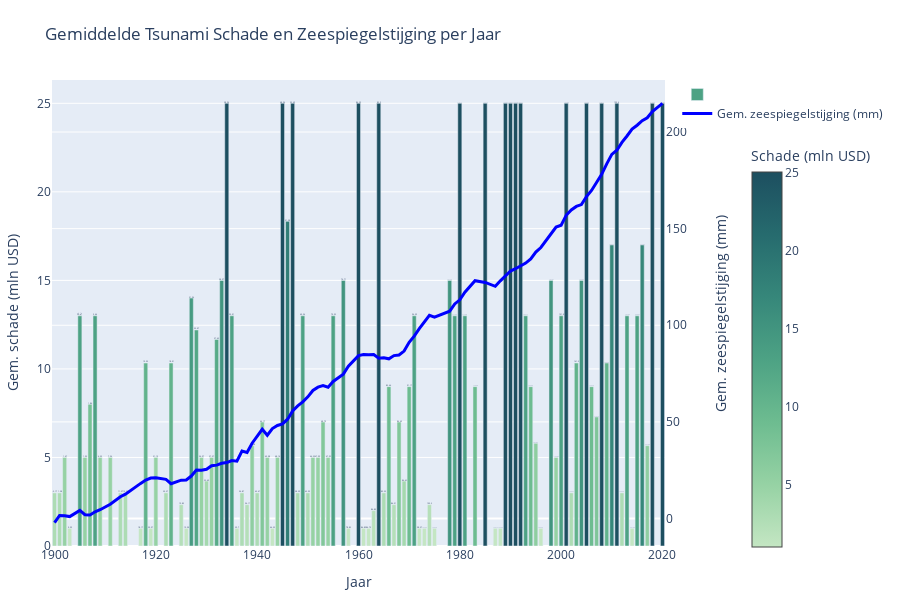

Notebook code cell kept with this figure:
### Markdown cell above
Op de wereldkaart is te zien dat de zwaarst getroffen gebieden zich vooral bevinden in kustregio’s zoals Zuidoost-Azië. Deze gebieden zijn vaak laaggelegen, dichtbevolkt en economisch kwetsbaar. Juist in zulke regio’s kan een relatief kleine verandering in zeeniveau grote gevolgen hebben. De kaart laat zien dat waar dit risico het grootst is, de schade ook het meest geconcentreerd voorkomt. Naarmate de zeespiegel stijgt, en de jaren toenemen, wordt de schade van tsunami's (in USD) steeds hoger.
Ook in Plot 3 wordt duidelijk hoe de financiële schade van tsunami’s door de jaren heen is toegenomen. In deze visualisatie zijn de jaarlijkse schadebedragen in USD weergegeven, waarbij opvalt dat vooral in de meer recente jaren de economische impact aanzienlijk hoger ligt. De extreem hoge schadebedragen van de tsunami’s in 2004 en 2011 zijn uit de grafiek verwijderd, omdat deze uitschieters de schaal zo beïnvloedden dat de overige gegevens minder goed zichtbaar werden.

### Code cell
import pandas as pd
import numpy as np
import plotly.graph_objects as go
import re

# ------- 1. Parser voor schadebedragen -------
def parse_damage(val):
    if pd.isna(val):
        return np.nan
    val = val.upper().strip()

    if 'BILLION' in val or 'B' in val:
        nums = re.findall(r'\d+\.?\d*', val)
        if nums:
            return float(nums[0]) * 1000
    elif 'MILLION' in val or 'M' in val:
        nums = re.findall(r'\d+\.?\d*', val)
        if nums:
            return float(nums[0])
    elif 'LIMITED' in val or 'LIITED' in val or '<$1' in val:
        return 0.5
    else:
        nums = re.findall(r'\d+\.?\d*', val)
        if nums:
            return float(nums[0])

    return np.nan

# ------- 2. Kolommen hernoemen & schade omzetten -------
merged = merged.rename(columns={
    'year': 'YEAR',
    'mmfrom1993-2008average': 'Sea_Level_Change_mm'
})

merged['Estimated_Damage_MillionUSD'] = merged['DAMAGE_TOTAL_DESCRIPTION'].apply(parse_damage)

# ------- 3. Gemiddelden per jaar berekenen -------
bubble_data = merged.groupby('YEAR').agg({
    'Sea_Level_Change_mm': 'mean',
    'Estimated_Damage_MillionUSD': 'mean',
    'DAMAGE_TOTAL_DESCRIPTION': 'count'
}).reset_index().rename(columns={'DAMAGE_TOTAL_DESCRIPTION': 'Tsunami_Count'})

# Filter voor geldige waarden en max schade 15 miljoen
bubble_data = bubble_data.dropna(subset=['Sea_Level_Change_mm', 'Estimated_Damage_MillionUSD'])
bubble_data = bubble_data[bubble_data['Estimated_Damage_MillionUSD'] <= 100]

# ------- 4. Plot met bar (schade) + lijn (zeespiegel) -------
fig = go.Figure()

# Bar voor schade met aangepaste hover info én verplaatste colorbar
fig.add_trace(go.Bar(
    x=bubble_data['YEAR'],
    y=bubble_data['Estimated_Damage_MillionUSD'],
    name='',
    marker=dict(
        color=bubble_data['Estimated_Damage_MillionUSD'],
        colorscale='blugrn',
        colorbar=dict(
            title='Schade (mln USD)',
            x=1.125,            # Iets naar rechts verplaatst
            y=0.425,             # Iets naar beneden (midden van de grafiek)
            xanchor='left',
            yanchor='middle',
            len=0.9           # Korte schaalbalk
        ),
        showscale=True
    ),
    hovertemplate=
        '<b>Jaar:</b> %{x}<br>'+
        '<b>Gem. schade:</b> %{y:.2f} mln USD<br>'+
        '<b>Aantal tsunami’s:</b> %{customdata}<br>'+
        '<b>Gem. zeespiegelstijging:</b> %{text:.2f} mm<br>',
    customdata=bubble_data['Tsunami_Count'],
    text=bubble_data['Sea_Level_Change_mm'],
))


# Lijn voor zeespiegel zonder markers, met eigen y-as
fig.add_trace(go.Scatter(
    x=bubble_data['YEAR'],
    y=bubble_data['Sea_Level_Change_mm'],
    name='Gem. zeespiegelstijging (mm)',
    yaxis='y2',
    mode='lines',  # alleen lijn, geen markers
    line=dict(color='blue', width=3),
    hoverinfo='none'  # hover info via bar, dus hier niet nodig
))

# Layout met twee y-assen
fig.update_layout(
    title='Gemiddelde Tsunami Schade en Zeespiegelstijging per Jaar',
    xaxis=dict(title='Jaar'),
    yaxis=dict(
        title='Gem. schade (mln USD)',
        rangemode='tozero'
    ),
yaxis2=dict(
    title='Gem. zeespiegelstijging (mm)',
    overlaying='y',
    side='right',
    rangemode='tozero',
    title_font=dict(
        size=14,
    ),
    title_standoff=30
),

    height=600,
    width=900,
    margin=dict(l=50, r=80, t=80, b=50)
)

fig.show()

### Figure 1 — Plotly figure (JSON) as saved in the notebook; plotly's stock layout.template omitted (floating-point values rounded to 4 significant figures)
{"data": [{"customdata": [2, 2, 1, 1, 2, 2, 4, 2, 2, 2, 2, 4, 3, 3, 1, 1, 2, 3, 3, 1, 4, 5, 2, 3, 1, 3, 2, 1, 2, 1, 2, 3, 6, 2, 4, 1, 1, 1, 1, 3, 1, 2, 2, 2, 1, 1, 4, 1, 2, 2, 2, 2, 1, 2, 4, 2, 4, 3, 3, 6, 3, 3, 2, 1, 1, 3, 1, 2, 5, 1, 2, 3, 2, 1, 1, 1, 1, 1, 2, 2, 3, 5, 3, 2, 1, 2, 2, 4, 3, 2, 1, 3, 7, 1, 3, 3, 1, 4, 2, 1, 2, 3, 6, 3, 1], "hovertemplate": "<b>Jaar:</b> %{x}<br><b>Gem. schade:</b> %{y:.2f} mln USD<br><b>Aantal tsunami’s:</b> %{customdata}<br><b>Gem. zeespiegelstijging:</b> %{text:.2f} mm<br>", "marker": {"color": [3.0, 3.0, 5.0, 1.0, 13.0, 5.0, 8.0, 13.0, 5.0, 5.0, 3.0, 3.0, 1.0, 10.33, 1.0, 5.0, 3.0, 10.33, 2.333, 1.0, 14.0, 12.2, 5.0, 3.667, 5.0, 11.67, 15.0, 25.0, 13.0, 1.0, 3.0, 2.333, 5.667, 3.0, 7.0, 5.0, 1.0, 5.0, 25.0, 18.33, 25.0, 3.0, 13.0, 3.0, 5.0, 5.0, 7.0, 5.0, 13.0, 15.0, 1.0, 25.0, 1.0, 1.0, 2.0, 25.0, 3.0, 9.0, 2.333, 7.0, 3.667, 9.0, 13.0, 1.0, 1.0, 2.333, 1.0, 15.0, 13.0, 25.0, 13.0, 9.0, 25.0, 1.0, 1.0, 25.0, 25.0, 25.0, 25.0, 13.0, 9.0, 5.8, 1.0, 15.0, 5.0, 13.0, 25.0, 3.0, 10.33, 15.0, 25.0, 9.0, 7.286, 25.0, 10.33, 17.0, 25.0, 3.0, 13.0, 1.0, 13.0, 17.0, 5.667, 25.0, 25.0], "colorbar": {"len": 0.9, "title": {"text": "Schade (mln USD)"}, "x": 1.125, "xanchor": "left", "y": 0.425, "yanchor": "middle"}, "colorscale": [[0, "rgb(196, 230, 195)"], [0.1667, "rgb(150, 210, 164)"], [0.3333, "rgb(109, 188, 144)"], [0.5, "rgb(77, 162, 132)"], [0.6667, "rgb(54, 135, 122)"], [0.8333, "rgb(38, 107, 110)"], [1, "rgb(29, 79, 96)"]], "showscale": true}, "name": "", "text": [-2.17, 1.58, 1.47, 0.99, 4.2, 1.95, 1.84, 3.46, 4.55, 7.36, 11.27, 12.59, 18.17, 19.92, 20.97, 21.13, 20.27, 18.01, 19.85, 19.98, 21.96, 25.07, 24.97, 25.49, 27.27, 27.62, 28.57, 28.96, 30.01, 29.7, 34.87, 34.17, 38.98, 42.67, 46.17, 43.08, 46.53, 48.14, 48.94, 51.38, 55.69, 58.29, 60.36, 62.95, 66.25, 67.99, 68.79, 67.93, 70.92, 74.71, 78.82, 84.29, 84.89, 84.73, 84.85, 82.9, 83.22, 82.64, 84.31, 84.63, 86.63, 91.17, 94.39, 98.27, 102.0, 105.2, 104.2, 107.3, 111.0, 113.2, 117.1, 123.1, 122.2, 120.2, 123.0, 125.5, 128.1, 129.3, 130.7, 132.2, 134.3, 137.9, 140.2, 147.5, 150.8, 151.8, 156.9, 159.7, 161.5, 162.5, 166.6, 169.8, 173.8, 178.1, 183.5, 188.4, 190.6, 194.6, 198.0, 201.5, 203.5, 205.9, 207.4, 210.6, 214.9], "type": "bar", "x": [1900, 1901, 1902, 1903, 1905, 1906, 1907, 1908, 1909, 1911, 1913, 1914, 1917, 1918, 1919, 1920, 1922, 1923, 1925, 1926, 1927, 1928, 1929, 1930, 1931, 1932, 1933, 1934, 1935, 1936, 1937, 1938, 1939, 1940, 1941, 1942, 1943, 1944, 1945, 1946, 1947, 1948, 1949, 1950, 1951, 1952, 1953, 1954, 1955, 1957, 1958, 1960, 1961, 1962, 1963, 1964, 1965, 1966, 1967, 1968, 1969, 1970, 1971, 1972, 1973, 1974, 1975, 1978, 1979, 1980, 1981, 1983, 1985, 1987, 1988, 1989, 1990, 1991, 1992, 1993, 1994, 1995, 1996, 1998, 1999, 2000, 2001, 2002, 2003, 2004, 2005, 2006, 2007, 2008, 2009, 2010, 2011, 2012, 2013, 2014, 2015, 2016, 2017, 2018, 2020], "y": [3.0, 3.0, 5.0, 1.0, 13.0, 5.0, 8.0, 13.0, 5.0, 5.0, 3.0, 3.0, 1.0, 10.33, 1.0, 5.0, 3.0, 10.33, 2.333, 1.0, 14.0, 12.2, 5.0, 3.667, 5.0, 11.67, 15.0, 25.0, 13.0, 1.0, 3.0, 2.333, 5.667, 3.0, 7.0, 5.0, 1.0, 5.0, 25.0, 18.33, 25.0, 3.0, 13.0, 3.0, 5.0, 5.0, 7.0, 5.0, 13.0, 15.0, 1.0, 25.0, 1.0, 1.0, 2.0, 25.0, 3.0, 9.0, 2.333, 7.0, 3.667, 9.0, 13.0, 1.0, 1.0, 2.333, 1.0, 15.0, 13.0, 25.0, 13.0, 9.0, 25.0, 1.0, 1.0, 25.0, 25.0, 25.0, 25.0, 13.0, 9.0, 5.8, 1.0, 15.0, 5.0, 13.0, 25.0, 3.0, 10.33, 15.0, 25.0, 9.0, 7.286, 25.0, 10.33, 17.0, 25.0, 3.0, 13.0, 1.0, 13.0, 17.0, 5.667, 25.0, 25.0]}, {"hoverinfo": "none", "line": {"color": "blue", "width": 3}, "mode": "lines", "name": "Gem. zeespiegelstijging (mm)", "type": "scatter", "x": [1900, 1901, 1902, 1903, 1905, 1906, 1907, 1908, 1909, 1911, 1913, 1914, 1917, 1918, 1919, 1920, 1922, 1923, 1925, 1926, 1927, 1928, 1929, 1930, 1931, 1932, 1933, 1934, 1935, 1936, 1937, 1938, 1939, 1940, 1941, 1942, 1943, 1944, 1945, 1946, 1947, 1948, 1949, 1950, 1951, 1952, 1953, 1954, 1955, 1957, 1958, 1960, 1961, 1962, 1963, 1964, 1965, 1966, 1967, 1968, 1969, 1970, 1971, 1972, 1973, 1974, 1975, 1978, 1979, 1980, 1981, 1983, 1985, 1987, 1988, 1989, 1990, 1991, 1992, 1993, 1994, 1995, 1996, 1998, 1999, 2000, 2001, 2002, 2003, 2004, 2005, 2006, 2007, 2008, 2009, 2010, 2011, 2012, 2013, 2014, 2015, 2016, 2017, 2018, 2020], "y": [-2.17, 1.58, 1.47, 0.99, 4.2, 1.95, 1.84, 3.46, 4.55, 7.36, 11.27, 12.59, 18.17, 19.92, 20.97, 21.13, 20.27, 18.01, 19.85, 19.98, 21.96, 25.07, 24.97, 25.49, 27.27, 27.62, 28.57, 28.96, 30.01, 29.7, 34.87, 34.17, 38.98, 42.67, 46.17, 43.08, 46.53, 48.14, 48.94, 51.38, 55.69, 58.29, 60.36, 62.95, 66.25, 67.99, 68.79, 67.93, 70.92, 74.71, 78.82, 84.29, 84.89, 84.73, 84.85, 82.9, 83.22, 82.64, 84.31, 84.63, 86.63, 91.17, 94.39, 98.27, 102.0, 105.2, 104.2, 107.3, 111.0, 113.2, 117.1, 123.1, 122.2, 120.2, 123.0, 125.5, 128.1, 129.3, 130.7, 132.2, 134.3, 137.9, 140.2, 147.5, 150.8, 151.8, 156.9, 159.7, 161.5, 162.5, 166.6, 169.8, 173.8, 178.1, 183.5, 188.4, 190.6, 194.6, 198.0, 201.5, 203.5, 205.9, 207.4, 210.6, 214.9], "yaxis": "y2"}], "layout": {"height": 600, "margin": {"b": 50, "l": 50, "r": 80, "t": 80}, "title": {"text": "Gemiddelde Tsunami Schade en Zeespiegelstijging per Jaar"}, "width": 900, "xaxis": {"title": {"text": "Jaar"}}, "yaxis": {"rangemode": "tozero", "title": {"text": "Gem. schade (mln USD)"}}, "yaxis2": {"overlaying": "y", "rangemode": "tozero", "side": "right", "title": {"font": {"size": 14}, "standoff": 30, "text": "Gem. zeespiegelstijging (mm)"}}}}
